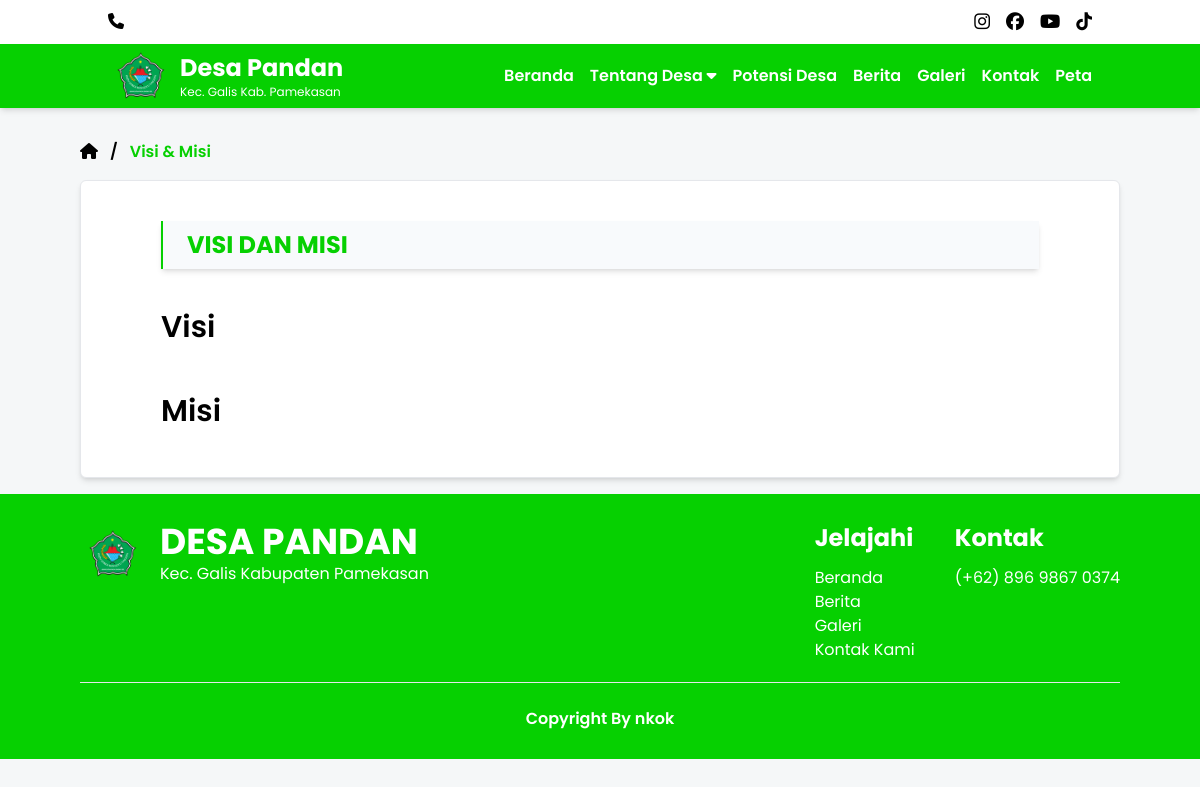
The app's page /visi-misi.php, older data.
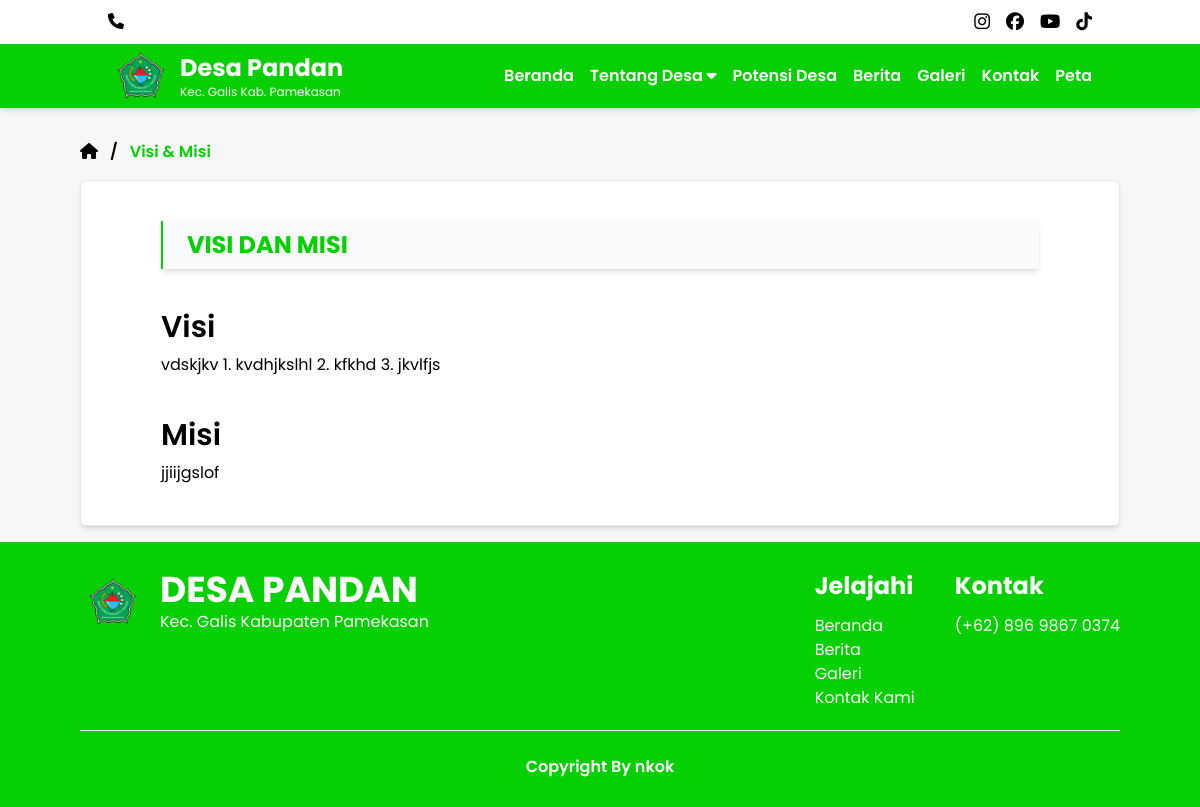
The same page, newer data.
### tables this page shows
CREATE TABLE `visi` (
  `id` int(11) NOT NULL,
  `deskripsi` text NOT NULL
);

CREATE TABLE `misi` (
  `id` int(11) NOT NULL,
  `deskripsi` text NOT NULL
);

### admin-desa/function.php (called while the page is built, shortened)
<?php
$conn = mysqli_connect('localhost', 'root', '', 'web_desa');
function jabatan ($query) {
    global $conn;
    $stmt = mysqli_prepare($conn, $query);
    mysqli_stmt_execute($stmt);
    $result = mysqli_stmt_get_result($stmt);
    $rows = [];
    while($row = mysqli_fetch_assoc($result)) {
        $rows[] = $row;
    }
    return $rows;
}
?>

### visi-misi.php (the view, shortened to what this page needs)
<?php
require 'admin-desa/function.php';
$visi = jabatan("SELECT * FROM visi");
$misi = jabatan("SELECT * FROM misi");
?>
<!doctype html>
<html>
<head>
  <link rel="stylesheet" href="style.css">
  <link rel="stylesheet" href="nav.css">
  <link href="https://unpkg.com/aos@2.3.1/dist/aos.css" rel="stylesheet">
  <link rel="stylesheet" href="https://cdnjs.cloudflare.com/ajax/libs/font-awesome/6.5.2/css/all.min.css" />
</head>
<body>
<?php
include 'navbar.php';
?>
<div class="max-w-full pt-24">
    <div class="px-7 lg:px-20">
        <div class="flex items-center gap-3 font-semibold">
            <a href="/web-desa" class="text-sm lg:text-base"><i class="fa-solid fa-house"></i></a>
            <p>/</p>
            <p class="text-[#06D001] text-sm lg:text-base">Visi & Misi</p>
        </div>
    </div>
</div>
<div class="mx-w-full bg-white my-12 py-10 mx-7 border rounded-md shadow-md">
    <div class="px-7 lg:px-20">
        <div class="bg-slate-50 flex items-center py-2 border-left shadow-md">
            <h1 class="text-sm uppercase text-[#06D001] px-6 font-bold lg:text-2xl">Visi dan misi</h1>
        </div>
        <div class="mt-10">
            <h1 class="text-xl font-semibold lg:text-3xl pb-2">Visi</h1>
            <?php foreach($visi as $v) : ?>
            <p class="text-xs lg:text-base"><?= $v['deskripsi']; ?></p>
            <?php endforeach; ?>
        </div>
        <div class="mt-10">
            <h1 class="text-xl font-semibold lg:text-3xl pb-2">Misi</h1>
            <?php foreach($misi as $m) : ?>
            <p class="text-xs lg:text-base"><?= $m['deskripsi']; ?></p>
            <?php endforeach; ?>
        </div>
    </div>
</div>
<?php
include 'footer.php'
?>
</body>
</html>

Row changes from the older to the newer data that the page shows:
added visi: deskripsi "vdskjkv 1. kvdhjkslhl 2. kfkhd 3. jkvlfjs"
added misi: deskripsi "jjiijgslof"
